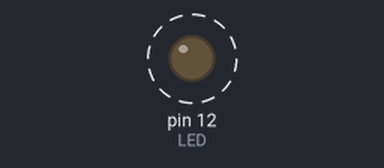
The sketch below on a simulated Arduino Uno, built with avr-gcc and run on an emulated ATmega328P. Shown: output pins drawn as LEDs (lit = HIGH). Dashed ring = blinking.

Above: at 0.2 s.
Timing chart, 0 to 3.0 s (numbered marks = the images above):
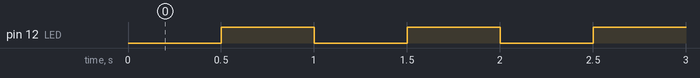

The sketch:

13_activity.ino
```cpp
#define LED 12

unsigned long previousTimeLEDBlink = millis();
unsigned long timeIntervalLEDBlink = 500;

int LED_State = LOW;

void setup() {
  // put your setup code here, to run once:
  Serial.begin(115200);
  Serial.setTimeout(10);
  pinMode(LED, OUTPUT);
}

void loop() {
  if(Serial.available() > 0){
    int data = Serial.parseInt();
    if(data >=100 && data <= 1000){
      timeIntervalLEDBlink = data;
    }
  }

  unsigned long timeNow = millis();
  if(timeNow - previousTimeLEDBlink > timeIntervalLEDBlink){
    if(LED_State == LOW){
      LED_State = HIGH;
    }
    else{
      LED_State = LOW;
    }

    digitalWrite(LED, LED_State);
    previousTimeLEDBlink += timeIntervalLEDBlink;
  }

}
```

Measured:
- by itself, pin 12 (LED): alternates HIGH for 0.50 s and LOW for 0.50 s
